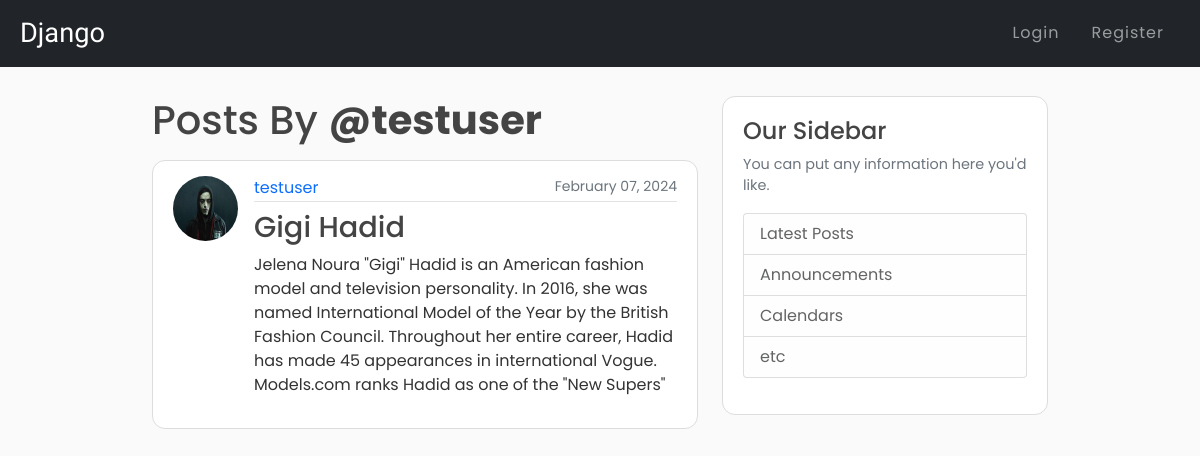
The app's page /user/testuser with its own data.
### blog/models.py (models this page shows, shortened)
class Post(models.Model):
    title = models.CharField(max_length = 100)
    content = models.TextField()
    date_posted = models.DateTimeField(default=timezone.now)
    author = models.ForeignKey(User, on_delete = models.CASCADE)

### users/models.py (models this page shows, shortened)
class Profile(models.Model):
    user = models.OneToOneField(User, on_delete=models.CASCADE)
    image = models.ImageField(default='default.jpg', upload_to='profile_pics')

### blog/views.py (the view)
# urls.py: path('user/<str:username>', UserPostListView.as_view(), name='user-posts'),
class UserPostListView(ListView):
    model = Post
    template_name = 'blog/user_post.html'
    context_object_name = 'posts'
    def get_queryset(self):
        user = get_object_or_404(User, username = self.kwargs.get('username'))
        return Post.objects.filter(author = user).order_by('-date_posted')

### blog/templates/blog/user_post.html (shortened to what this page needs)
{% extends 'blog/base.html' %}
{% block content %}
<h1 class="mb-3">Posts By <strong> @{{ view.kwargs.username }}</strong></h1>
    {% for post in posts %}
        <div class="container media content-section mb-2">
            <div class="row g-0">
                <div class="col-md-auto"><img class="rounded-circle article-img" src="{{ post.author.profile.image.url }}"></div>
                <div class="col ">
                    <div class="media-body">
                        <div class="article-metadata">
                            <a style="text-decoration: none;" class="mr-2" href="{% url 'user-posts' post.author.username %}">{{ post.author }}</a>
                            <small style="float: right;" class="text-muted">{{ post.date_posted|date:"F d, Y" }}</small>
                        </div>
                        <h2 style="margin-top:8px; font-size: 1.8rem;"><a style="text-decoration: none;" class="article-title" href="{% url 'post-detail' post.id %}">{{ post.title }}</a></h2>
                        <p class="article-content">{{ post.content }}</p>
                    </div>
                </div>
            </div>
        </div>
    {% endfor %}
{% endblock content %}

### blog/static/blog/main.css (style rules this page uses)
body { background: #fafafa; color: #333333; font-family: "Poppins", sans-serif; }
h1, h2, h3, h4, h5, h6 { color: #444444; }
.content-section { background: #ffffff; padding: 15px 20px; border: 1px solid #dddddd; border-radius: 13px; }
.article-title { color: #444444; }
.article-content { white-space: pre-line; }
.article-img { height: 65px; width: 65px; margin-right: 16px; }
.article-metadata { padding-bottom: 1px; margin-bottom: 4px; border-bottom: 1px solid #e3e3e3 }

### records on screen
Post: author.profile.image (picture), author "testuser", date_posted "February 07, 2024", title "Gigi Hadid", content "Jelena Noura \"Gigi\" Hadid is an American fashion model and television personality. In 2016, she was named International Model of the Year by the British Fashion Council. Throughout her entire career, Hadid has made 45 appearances in international Vogue. Models.com ranks Hadid as one of the \"New Supers\""

### other values on screen
{{ view.kwargs.username }} "testuser"
